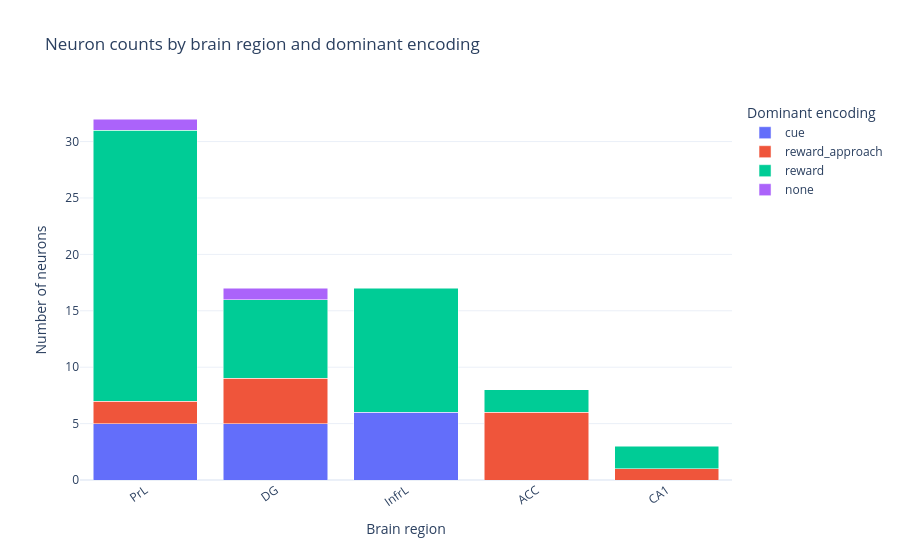
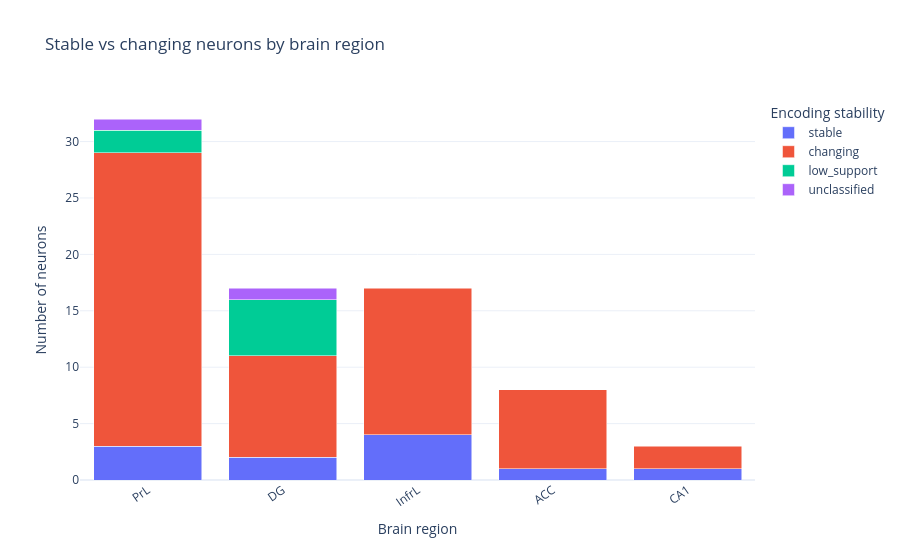
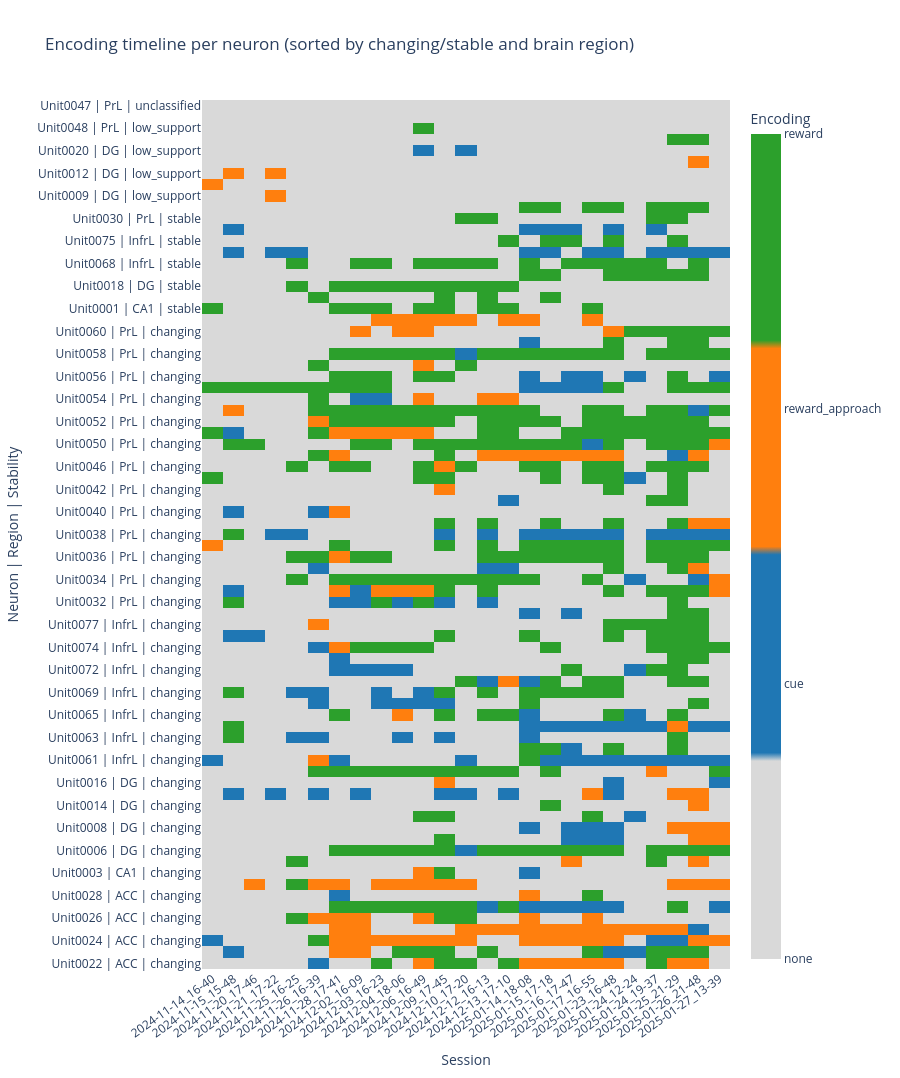

Notebook source saved alongside these figures, in order:
### Code cell
# Region-level encoding and stability analysis
# Uses classification_trackwise + meta_data['SpikeClusterMetadata'] to localize encoding patterns.

MIN_SIG_SESSIONS_STABLE = 3

dfc = classification_trackwise.copy()
meta_spike = meta_data["SpikeClusterMetadata"].copy()

# Rebuild certainty table if the earlier plotting cell has not been run.
if "certainty_df" not in globals():
    features = ["cue", "reward_approach", "reward"]
    obs_cols = [f"obs_{f}" for f in features]
    p_cols = [f"p_{f}" for f in features]

    obs = dfc[obs_cols].to_numpy(dtype=float)
    pvals = dfc[p_cols].to_numpy(dtype=float)
    obs_filled = np.where(np.isfinite(obs), obs, -np.inf)

    pref_idx = np.argmax(obs_filled, axis=1)
    pref_obs = obs[np.arange(len(dfc)), pref_idx]

    runner = obs_filled.copy()
    runner[np.arange(len(dfc)), pref_idx] = -np.inf
    runner_obs = np.max(runner, axis=1)
    runner_obs = np.where(np.isfinite(runner_obs), runner_obs, np.nan)

    selectivity_index = (pref_obs - runner_obs) / (
        np.abs(pref_obs) + np.abs(runner_obs) + 1e-12
    )

    pref_p = pvals[np.arange(len(dfc)), pref_idx]
    shuffle_confidence = 1 - pref_p
    is_significant_pref = pref_p < 0.01
    preferred_feature = np.array(features, dtype=object)[pref_idx]

    certainty_df = dfc[["session_id", "unit"]].copy()
    certainty_df["preferred_feature"] = preferred_feature
    certainty_df["pref_p"] = pref_p
    certainty_df["is_significant_pref"] = is_significant_pref
    certainty_df["selectivity_index"] = selectivity_index
    certainty_df["shuffle_confidence"] = shuffle_confidence
    certainty_df["certainty_score"] = selectivity_index * shuffle_confidence


# ------------------------
# Build metadata join keys
# ------------------------
mdf = meta_spike.reset_index().copy()

if "session_id" not in mdf.columns:
    raise KeyError("SpikeClusterMetadata must contain session_id (as column or index level).")

area_candidates = ["fine_brain_area", "brain_area", "region", "area"]
area_col = next((c for c in area_candidates if c in mdf.columns), None)
if area_col is None:
    raise KeyError(
        "Could not find brain region column. Expected one of: "
        f"{area_candidates} in SpikeClusterMetadata columns."
    )

mdf["brain_region"] = (
    mdf[area_col]
    .astype(str)
    .str.strip()
    .replace({"": np.nan, "nan": np.nan, "None": np.nan})
    .fillna("Unknown")
)


def _normalize_unit_from_series(series: pd.Series) -> pd.Series:
    txt = series.astype(str).str.strip()

    # Parse labels like Unit0007 / unit 7
    from_label = txt.str.extract(r"(?i)unit\s*0*(\d+)", expand=False)
    from_label_num = pd.to_numeric(from_label, errors="coerce")

    # Parse pure numeric ids
    from_num = pd.to_numeric(series, errors="coerce")

    unit_num = from_label_num.combine_first(from_num)
    out = unit_num.map(lambda v: f"Unit{int(v):04d}" if pd.notna(v) else np.nan)
    return out


unit_col = None
for candidate in ["unit", "unit_id", "unit_name", "cluster_id", "entry_id"]:
    if candidate in mdf.columns:
        temp = _normalize_unit_from_series(mdf[candidate])
        if temp.notna().any():
            unit_col = candidate
            mdf["unit"] = temp
            break

if "unit" not in mdf.columns or mdf["unit"].notna().sum() == 0:
    raise KeyError(
        "Could not build unit labels from SpikeClusterMetadata. "
        "Expected one of unit/unit_id/unit_name/cluster_id/entry_id."
    )

# entry_id is often 0-indexed; adjust only if everything parsed from entry_id looked like Unit0000...
if unit_col == "entry_id":
    mdf_entry = _normalize_unit_from_series(mdf["entry_id"] + 1)
    n_match_default = mdf["unit"].isin(dfc["unit"].unique()).sum()
    n_match_shifted = mdf_entry.isin(dfc["unit"].unique()).sum()
    if n_match_shifted > n_match_default:
        mdf["unit"] = mdf_entry

meta_map = mdf[["session_id", "unit", "brain_region"]].dropna(subset=["session_id", "unit"]).copy()
meta_map = (
    meta_map.groupby(["session_id", "unit"], as_index=False)["brain_region"]
    .agg(lambda x: x.mode().iat[0] if not x.mode().empty else x.iloc[0])
)

# -------------------------
# Merge classification + region
# -------------------------
cert_small = certainty_df[
    [
        "session_id",
        "unit",
        "preferred_feature",
        "is_significant_pref",
        "pref_p",
        "certainty_score",
    ]
].copy()

row_df = (
    dfc.merge(cert_small, on=["session_id", "unit"], how="left")
    .merge(meta_map, on=["session_id", "unit"], how="left")
)
row_df["brain_region"] = row_df["brain_region"].fillna("Unknown")

row_df["encoding_state"] = np.where(
    row_df["is_significant_pref"].fillna(False),
    row_df["preferred_feature"],
    "none",
)

# Session sort order
session_order = pd.DataFrame({"session_id": row_df["session_id"].drop_duplicates()})
session_order["session_dt"] = pd.to_datetime(
    session_order["session_id"], format="%Y-%m-%d_%H-%M", errors="coerce"
)
if session_order["session_dt"].notna().all():
    session_order = session_order.sort_values("session_dt")
else:
    session_order = session_order.sort_values("session_id")
session_order["session_order"] = np.arange(len(session_order))
row_df = row_df.merge(session_order[["session_id", "session_order"]], on="session_id", how="left")


def _dominant_encoding(g: pd.DataFrame) -> str:
    sig = g[g["encoding_state"] != "none"]
    if sig.empty:
        return "none"

    counts = sig["encoding_state"].value_counts()
    top = counts[counts == counts.max()].index.tolist()
    if len(top) == 1:
        return top[0]

    # Tie-break with higher mean certainty score.
    tie = (
        sig[sig["encoding_state"].isin(top)]
        .groupby("encoding_state", as_index=False)["certainty_score"]
        .mean()
        .sort_values("certainty_score", ascending=False)
    )
    return tie.iloc[0]["encoding_state"]


def _unit_summary(g: pd.DataFrame) -> pd.Series:
    sig = g[g["encoding_state"] != "none"]
    n_sig = int(len(sig))
    n_unique = int(sig["encoding_state"].nunique()) if n_sig > 0 else 0

    dom = _dominant_encoding(g)
    if n_sig == 0:
        stability = "unclassified"
    elif n_unique == 1 and n_sig >= MIN_SIG_SESSIONS_STABLE:
        stability = "stable"
    elif n_unique == 1 and n_sig < MIN_SIG_SESSIONS_STABLE:
        stability = "low_support"
    else:
        stability = "changing"

    region_mode = g["brain_region"].mode()
    region = region_mode.iat[0] if not region_mode.empty else g["brain_region"].iloc[0]

    return pd.Series(
        {
            "brain_region": region,
            "dominant_encoding": dom,
            "stability_class": stability,
            "n_sessions": int(g["session_id"].nunique()),
            "n_sig_sessions": n_sig,
            "n_unique_sig_encodings": n_unique,
        }
    )


unit_profile = row_df.groupby("unit", as_index=False).apply(_unit_summary).reset_index(drop=True)

print(
    f"Units total: {len(unit_profile)} | "
    f"stable: {(unit_profile['stability_class'] == 'stable').sum()} | "
    f"changing: {(unit_profile['stability_class'] == 'changing').sum()} | "
    f"unclassified: {(unit_profile['stability_class'] == 'unclassified').sum()}"
)

# ----------------------
# Plot 1: region x encoding (unit-level dominant encoding)
# ----------------------
enc_order = ["cue", "reward_approach", "reward", "none"]
region_order = (
    unit_profile["brain_region"].value_counts().sort_values(ascending=False).index.tolist()
)

region_encoding_counts = (
    unit_profile.groupby(["brain_region", "dominant_encoding"], as_index=False)
    .size()
    .rename(columns={"size": "n_units"})
)

fig_region_encoding = px.bar(
    region_encoding_counts,
    x="brain_region",
    y="n_units",
    color="dominant_encoding",
    barmode="stack",
    category_orders={"dominant_encoding": enc_order, "brain_region": region_order},
    title="Neuron counts by brain region and dominant encoding",
    labels={
        "brain_region": "Brain region",
        "n_units": "Number of neurons",
        "dominant_encoding": "Dominant encoding",
    },
)
fig_region_encoding.update_layout(template="plotly_white", xaxis_tickangle=-35)
fig_region_encoding.show()

# ----------------------
# Plot 2: region x stability (stable/changing)
# ----------------------
stab_order = ["stable", "changing", "low_support", "unclassified"]
region_stability_counts = (
    unit_profile.groupby(["brain_region", "stability_class"], as_index=False)
    .size()
    .rename(columns={"size": "n_units"})
)

fig_region_stability = px.bar(
    region_stability_counts,
    x="brain_region",
    y="n_units",
    color="stability_class",
    barmode="stack",
    category_orders={"stability_class": stab_order, "brain_region": region_order},
    title="Stable vs changing neurons by brain region",
    labels={
        "brain_region": "Brain region",
        "n_units": "Number of neurons",
        "stability_class": "Encoding stability",
    },
)
fig_region_stability.update_layout(template="plotly_white", xaxis_tickangle=-35)
fig_region_stability.show()

# ----------------------
# Plot 3 (refined): per-neuron encoding timeline across sessions
# ----------------------
timeline = row_df[["unit", "session_id", "session_order", "encoding_state", "brain_region"]].drop_duplicates(
    subset=["unit", "session_id"]
)
ordered_sessions = (
    session_order.sort_values("session_order")["session_id"].tolist()
)

stab_rank = {"changing": 0, "stable": 1, "low_support": 2, "unclassified": 3}
unit_profile_plot = unit_profile.copy()
unit_profile_plot["_stab_rank"] = unit_profile_plot["stability_class"].map(stab_rank).fillna(99)
unit_profile_plot = unit_profile_plot.sort_values(["_stab_rank", "brain_region", "unit"])
unit_order = unit_profile_plot["unit"].tolist()

state_matrix = timeline.pivot(index="unit", columns="session_id", values="encoding_state")
state_matrix = state_matrix.reindex(index=unit_order, columns=ordered_sessions)

state_to_int = {"none": 0, "cue": 1, "reward_approach": 2, "reward": 3}
z = state_matrix.replace(state_to_int).fillna(0).to_numpy()

label_map = unit_profile_plot.set_index("unit").apply(
    lambda r: f"{r.name} | {r['brain_region']} | {r['stability_class']}", axis=1
)
y_labels = [label_map.get(u, u) for u in state_matrix.index]

colorscale = [
    [0.00, "#d9d9d9"], [0.24, "#d9d9d9"],
    [0.25, "#1f77b4"], [0.49, "#1f77b4"],
    [0.50, "#ff7f0e"], [0.74, "#ff7f0e"],
    [0.75, "#2ca02c"], [1.00, "#2ca02c"],
]

fig_timeline = go.Figure(
    data=go.Heatmap(
        z=z,
        x=state_matrix.columns,
        y=y_labels,
        customdata=state_matrix.to_numpy(),
        colorscale=colorscale,
        zmin=0,
        zmax=3,
        colorbar=dict(
            title="Encoding",
            tickvals=[0, 1, 2, 3],
            ticktext=["none", "cue", "reward_approach", "reward"],
        ),
        hovertemplate="unit=%{y}<br>session=%{x}<br>encoding=%{customdata}<extra></extra>",
    )
)
fig_timeline.update_layout(
    template="plotly_white",
    title="Encoding timeline per neuron (sorted by changing/stable and brain region)",
    xaxis_title="Session",
    yaxis_title="Neuron | Region | Stability",
    height=max(500, 14 * len(y_labels)),
)
fig_timeline.update_xaxes(tickangle=-35)
fig_timeline.show()

# Optional quick tables for direct lookup
stable_units = unit_profile[unit_profile["stability_class"] == "stable"].sort_values(["brain_region", "unit"])
changing_units = unit_profile[unit_profile["stability_class"] == "changing"].sort_values(["brain_region", "unit"])

display(stable_units.head(20))
display(changing_units.head(20))

### Figure 1 — Plotly figure (JSON) as saved in the notebook; plotly's stock layout.template omitted (floating-point values rounded to 4 significant figures)
{"data": [{"hovertemplate": "Dominant encoding=cue<br>Brain region=%{x}<br>Number of neurons=%{y}<extra></extra>", "legendgroup": "cue", "marker": {"color": "#636efa", "pattern": {"shape": ""}}, "name": "cue", "orientation": "v", "showlegend": true, "textposition": "auto", "type": "bar", "x": ["DG", "InfrL", "PrL"], "xaxis": "x", "y": [5, 6, 5], "yaxis": "y"}, {"hovertemplate": "Dominant encoding=reward_approach<br>Brain region=%{x}<br>Number of neurons=%{y}<extra></extra>", "legendgroup": "reward_approach", "marker": {"color": "#EF553B", "pattern": {"shape": ""}}, "name": "reward_approach", "orientation": "v", "showlegend": true, "textposition": "auto", "type": "bar", "x": ["ACC", "CA1", "DG", "PrL"], "xaxis": "x", "y": [6, 1, 4, 2], "yaxis": "y"}, {"hovertemplate": "Dominant encoding=reward<br>Brain region=%{x}<br>Number of neurons=%{y}<extra></extra>", "legendgroup": "reward", "marker": {"color": "#00cc96", "pattern": {"shape": ""}}, "name": "reward", "orientation": "v", "showlegend": true, "textposition": "auto", "type": "bar", "x": ["ACC", "CA1", "DG", "InfrL", "PrL"], "xaxis": "x", "y": [2, 2, 7, 11, 24], "yaxis": "y"}, {"hovertemplate": "Dominant encoding=none<br>Brain region=%{x}<br>Number of neurons=%{y}<extra></extra>", "legendgroup": "none", "marker": {"color": "#ab63fa", "pattern": {"shape": ""}}, "name": "none", "orientation": "v", "showlegend": true, "textposition": "auto", "type": "bar", "x": ["DG", "PrL"], "xaxis": "x", "y": [1, 1], "yaxis": "y"}], "layout": {"barmode": "stack", "legend": {"title": {"text": "Dominant encoding"}, "tracegroupgap": 0}, "title": {"text": "Neuron counts by brain region and dominant encoding"}, "xaxis": {"anchor": "y", "categoryarray": ["PrL", "DG", "InfrL", "ACC", "CA1"], "categoryorder": "array", "domain": [0, 1], "tickangle": -35, "title": {"text": "Brain region"}}, "yaxis": {"anchor": "x", "domain": [0, 1], "title": {"text": "Number of neurons"}}}}

### Figure 2 — Plotly figure (JSON) as saved in the notebook; plotly's stock layout.template omitted (floating-point values rounded to 4 significant figures)
{"data": [{"hovertemplate": "Encoding stability=stable<br>Brain region=%{x}<br>Number of neurons=%{y}<extra></extra>", "legendgroup": "stable", "marker": {"color": "#636efa", "pattern": {"shape": ""}}, "name": "stable", "orientation": "v", "showlegend": true, "textposition": "auto", "type": "bar", "x": ["ACC", "CA1", "DG", "InfrL", "PrL"], "xaxis": "x", "y": [1, 1, 2, 4, 3], "yaxis": "y"}, {"hovertemplate": "Encoding stability=changing<br>Brain region=%{x}<br>Number of neurons=%{y}<extra></extra>", "legendgroup": "changing", "marker": {"color": "#EF553B", "pattern": {"shape": ""}}, "name": "changing", "orientation": "v", "showlegend": true, "textposition": "auto", "type": "bar", "x": ["ACC", "CA1", "DG", "InfrL", "PrL"], "xaxis": "x", "y": [7, 2, 9, 13, 26], "yaxis": "y"}, {"hovertemplate": "Encoding stability=low_support<br>Brain region=%{x}<br>Number of neurons=%{y}<extra></extra>", "legendgroup": "low_support", "marker": {"color": "#00cc96", "pattern": {"shape": ""}}, "name": "low_support", "orientation": "v", "showlegend": true, "textposition": "auto", "type": "bar", "x": ["DG", "PrL"], "xaxis": "x", "y": [5, 2], "yaxis": "y"}, {"hovertemplate": "Encoding stability=unclassified<br>Brain region=%{x}<br>Number of neurons=%{y}<extra></extra>", "legendgroup": "unclassified", "marker": {"color": "#ab63fa", "pattern": {"shape": ""}}, "name": "unclassified", "orientation": "v", "showlegend": true, "textposition": "auto", "type": "bar", "x": ["DG", "PrL"], "xaxis": "x", "y": [1, 1], "yaxis": "y"}], "layout": {"barmode": "stack", "legend": {"title": {"text": "Encoding stability"}, "tracegroupgap": 0}, "title": {"text": "Stable vs changing neurons by brain region"}, "xaxis": {"anchor": "y", "categoryarray": ["PrL", "DG", "InfrL", "ACC", "CA1"], "categoryorder": "array", "domain": [0, 1], "tickangle": -35, "title": {"text": "Brain region"}}, "yaxis": {"anchor": "x", "domain": [0, 1], "title": {"text": "Number of neurons"}}}}

### Figure 3 — Plotly figure (JSON) as saved in the notebook; plotly's stock layout.template omitted (floating-point values rounded to 4 significant figures; data arrays with more than 128 entries replaced by an {"elided": "..."} marker saying what was removed)
{"data": [{"colorbar": {"ticktext": ["none", "cue", "reward_approach", "reward"], "tickvals": [0, 1, 2, 3], "title": {"text": "Encoding"}}, "colorscale": [[0, "#d9d9d9"], [0.24, "#d9d9d9"], [0.25, "#1f77b4"], [0.49, "#1f77b4"], [0.5, "#ff7f0e"], [0.74, "#ff7f0e"], [0.75, "#2ca02c"], [1, "#2ca02c"]], "customdata": {"elided": "77x25 str values"}, "hovertemplate": "unit=%{y}<br>session=%{x}<br>encoding=%{customdata}<extra></extra>", "type": "heatmap", "x": ["2024-11-14_16-40", "2024-11-15_15-48", "2024-11-20_17-46", "2024-11-21_17-22", "2024-11-25_16-25", "2024-11-26_16-39", "2024-11-28_17-41", "2024-12-02_16-09", "2024-12-03_16-23", "2024-12-04_18-06", "2024-12-06_16-49", "2024-12-09_17-45", "2024-12-10_17-20", "2024-12-12_16-13", "2024-12-13_17-10", "2025-01-14_18-08", "2025-01-15_17-18", "2025-01-16_17-47", "2025-01-17_16-55", "2025-01-23_16-48", "2025-01-24_12-24", "2025-01-24_19-37", "2025-01-25_21-29", "2025-01-26_21-48", "2025-01-27_13-39"], "y": ["Unit0022 | ACC | changing", "Unit0023 | ACC | changing", "Unit0024 | ACC | changing", "Unit0025 | ACC | changing", "Unit0026 | ACC | changing", "Unit0027 | ACC | changing", "Unit0028 | ACC | changing", "Unit0002 | CA1 | changing", "Unit0003 | CA1 | changing", "Unit0004 | DG | changing", "Unit0006 | DG | changing", "Unit0007 | DG | changing", "Unit0008 | DG | changing", "Unit0011 | DG | changing", "Unit0014 | DG | changing", "Unit0015 | DG | changing", "Unit0016 | DG | changing", "Unit0017 | DG | changing", "Unit0061 | InfrL | changing", "Unit0062 | InfrL | changing", "Unit0063 | InfrL | changing", "Unit0064 | InfrL | changing", "Unit0065 | InfrL | changing", "Unit0066 | InfrL | changing", "Unit0069 | InfrL | changing", "Unit0070 | InfrL | changing", "Unit0072 | InfrL | changing", "Unit0073 | InfrL | changing", "Unit0074 | InfrL | changing", "Unit0076 | InfrL | changing", "Unit0077 | InfrL | changing", "Unit0031 | PrL | changing", "Unit0032 | PrL | changing", "Unit0033 | PrL | changing", "Unit0034 | PrL | changing", "Unit0035 | PrL | changing", "Unit0036 | PrL | changing", "Unit0037 | PrL | changing", "Unit0038 | PrL | changing", "Unit0039 | PrL | changing", "Unit0040 | PrL | changing", "Unit0041 | PrL | changing", "Unit0042 | PrL | changing", "Unit0045 | PrL | changing", "Unit0046 | PrL | changing", "Unit0049 | PrL | changing", "Unit0050 | PrL | changing", "Unit0051 | PrL | changing", "Unit0052 | PrL | changing", "Unit0053 | PrL | changing", "Unit0054 | PrL | changing", "Unit0055 | PrL | changing", "Unit0056 | PrL | changing", "Unit0057 | PrL | changing", "Unit0058 | PrL | changing", "Unit0059 | PrL | changing", "Unit0060 | PrL | changing", "Unit0021 | ACC | stable", "Unit0001 | CA1 | stable", "Unit0005 | DG | stable", "Unit0018 | DG | stable", "Unit0067 | InfrL | stable", "Unit0068 | InfrL | stable", "Unit0071 | InfrL | stable", "Unit0075 | InfrL | stable", "Unit0029 | PrL | stable", "Unit0030 | PrL | stable", "Unit0043 | PrL | stable", "Unit0009 | DG | low_support", "Unit0010 | DG | low_support", "Unit0012 | DG | low_support", "Unit0019 | DG | low_support", "Unit0020 | DG | low_support", "Unit0044 | PrL | low_support", "Unit0048 | PrL | low_support", "Unit0013 | DG | unclassified", "Unit0047 | PrL | unclassified"], "z": {"elided": "77x25 int values"}, "zmax": 3, "zmin": 0}], "layout": {"height": 1078, "title": {"text": "Encoding timeline per neuron (sorted by changing/stable and brain region)"}, "xaxis": {"tickangle": -35, "title": {"text": "Session"}}, "yaxis": {"title": {"text": "Neuron | Region | Stability"}}}}
